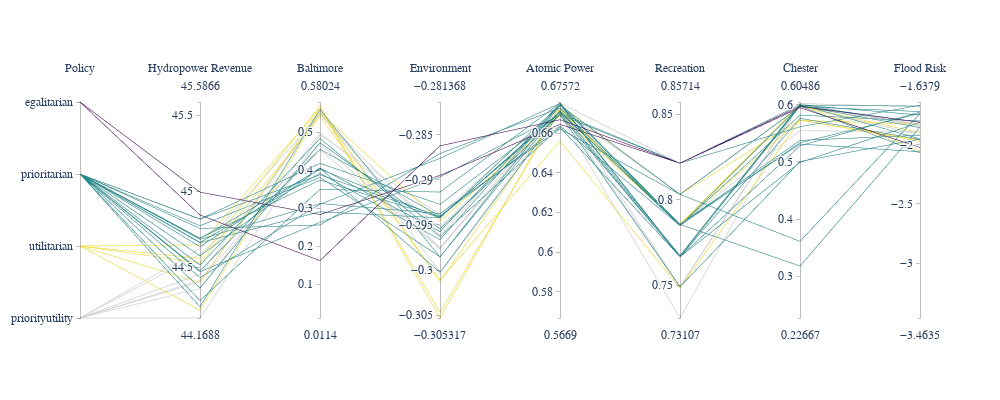

This figure's notebook cell:
### Code cell
df = get_fairness_tradeoffs_df(payoffs)
df = df[(df['rho']==1.2) & (df['gamma']==1)]
df.loc[df.prioritarian_welfare >= 0.90, "top_category"] = 2
df.loc[df.utility >= 0.95, "top_category"] = 1
df.loc[df.gini_index >= 0.95, "top_category"] = 3
df.loc[(df.utility >= 0.95) & (df.prioritarian_welfare >=0.95), "top_category"] = 0

df['top_category'] = df['top_category'].fillna('none')
df1 = df[df['top_category']!='none']
df1 = df1.sort_values(by = 'top_category')
df1.index.rename('decision', inplace = True)
df1 = df1[['utility', 'gini_index', 'prioritarian_welfare', 'top_category']].merge(payoffs, on = 'decision')


selected_payoffs = df1
range_df = payoffs
tick_values = [x*1/(selected_payoffs.shape[0]-1) for x in range(selected_payoffs.shape[0])]
fig = go.Figure(data=
    go.Parcoords(
        line = dict(color = df1['top_category']#np.array(list(range(0,selected_payoffs.shape[0])))
        , colorscale = ['lightgrey', '#FDE725', '#238A8D', '#440154']#'hot_r'#hot_r'#'viridis'##'viridis'
        ),
        dimensions = list([
            dict(range =[0,3],
                #constraintrange = [1,2], # change this range by dragging the pink line
                label = 'Policy', values = list(df1['top_category']), tickvals = [0,1,2, 3],
                ticktext = list(['priorityutility', 'utilitarian', 'prioritarian', 'egalitarian'] )),

            dict(range =[min(range_df['hydropower_revenue']), max(range_df['hydropower_revenue'])],
                #range = [0,1],    
                #constraintrange = [0,0.5], 
                label = 'Hydropower Revenue', values = selected_payoffs['hydropower_revenue']),

            dict(range =[min(range_df['baltimore_discharge']), max(range_df['baltimore_discharge'])],#range = [0,1],    
                #constraintrange = [0,0.5], 
                label = 'Baltimore', values = selected_payoffs['baltimore_discharge']),

            dict(range =[min(range_df['environment']), max(range_df['environment'])],#range = [0,1],    
                #constraintrange = [0,0.5], 
                label = 'Environment', values = selected_payoffs['environment']),

            dict(range =[min(range_df['atomic_power_plant_discharge']), max(range_df['atomic_power_plant_discharge'])],#range = [0,1],    
                #constraintrange = [0,0.5], 
                label = 'Atomic Power', values = selected_payoffs['atomic_power_plant_discharge']),

            dict(range =[min(range_df['recreation']), max(range_df['recreation'])],#range = [0,1],    
                #constraintrange = [0,0.5], 
                label = 'Recreation', values = selected_payoffs['recreation']),

            dict(range =[min(range_df['chester_discharge']), max(range_df['chester_discharge'])],#range = [0,1],
                #constraintrange = [1,2], # change this range by dragging the pink line
                label = 'Chester', values = selected_payoffs['chester_discharge']),

            dict(range =[min(range_df['flood_risk']), max(range_df['flood_risk'])],#range = [0,1],    
                #constraintrange = [0,0.5], 
                label = 'Flood Risk', values = selected_payoffs['flood_risk'])
            
        ])
    )
)
fig.update_layout(width = 1000, height = 400, font_family = "Georgia", font_size = 14,
#title = {'text': "Visualizing tradeoffs among fair policies", 'xanchor': 'center', 'yanchor': 'top', 'x': 0.4, 'y': 0.10}
)
#fig.write_image(f'../visuals/{utility}/A_app_0.5.png')

fig.show()

### Figure 1 — Plotly figure (JSON) as saved in the notebook; plotly's stock layout.template omitted (floating-point values rounded to 4 significant figures)
{"data": [{"dimensions": [{"label": "Policy", "range": [0, 3], "ticktext": ["priorityutility", "utilitarian", "prioritarian", "egalitarian"], "tickvals": [0, 1, 2, 3], "values": [0, 0, 0, 0, 0, 0, 0, 1, 1, 1, 1, 1, 2, 2, 2, 2, 2, 2, 2, 2, 2, 2, 2, 2, 2, 2, 2, 2, 2, 2, 3, 3]}, {"label": "Hydropower Revenue", "range": [44.17, 45.59], "values": [44.62, 44.42, 44.17, 44.59, 44.36, 44.41, 44.46, 44.53, 44.56, 44.4, 44.22, 44.65, 44.76, 44.82, 44.69, 44.52, 44.24, 44.64, 44.47, 44.37, 44.58, 44.48, 44.77, 44.67, 44.28, 44.66, 44.69, 44.43, 44.82, 44.69, 44.99, 44.84]}, {"label": "Baltimore", "range": [0.0114, 0.5802], "values": [0.5483, 0.4699, 0.4932, 0.4537, 0.498, 0.5543, 0.5484, 0.542, 0.5707, 0.5623, 0.552, 0.5634, 0.2564, 0.4186, 0.3129, 0.4839, 0.5607, 0.4065, 0.2632, 0.4734, 0.4058, 0.4557, 0.3818, 0.3927, 0.3501, 0.2911, 0.4035, 0.3112, 0.3884, 0.3748, 0.2838, 0.1625]}, {"label": "Environment", "range": [-0.3053, -0.2814], "values": [-0.2962, -0.2975, -0.2938, -0.2976, -0.2952, -0.3002, -0.2977, -0.3011, -0.3053, -0.3012, -0.2946, -0.3047, -0.2871, -0.2927, -0.2937, -0.2963, -0.2986, -0.2957, -0.2897, -0.2954, -0.3003, -0.294, -0.2985, -0.2966, -0.2914, -0.2942, -0.2942, -0.2876, -0.2941, -0.2942, -0.2895, -0.2862]}, {"label": "Atomic Power", "range": [0.5669, 0.6757], "values": [0.6752, 0.6711, 0.6729, 0.6752, 0.6692, 0.6717, 0.6726, 0.6561, 0.6739, 0.6721, 0.6689, 0.6717, 0.6727, 0.6704, 0.6622, 0.663, 0.6741, 0.6745, 0.6693, 0.6693, 0.6701, 0.6636, 0.6714, 0.6743, 0.6751, 0.6745, 0.6704, 0.675, 0.6694, 0.6709, 0.6644, 0.6668]}, {"label": "Recreation", "range": [0.7311, 0.8571], "values": [0.8214, 0.7493, 0.7675, 0.7493, 0.7311, 0.7857, 0.8032, 0.7486, 0.8032, 0.7857, 0.7857, 0.7857, 0.785, 0.7668, 0.8032, 0.7668, 0.8032, 0.785, 0.8214, 0.7668, 0.8214, 0.785, 0.7675, 0.7857, 0.7857, 0.7668, 0.7857, 0.7668, 0.7493, 0.785, 0.8214, 0.8214]}, {"label": "Chester", "range": [0.2267, 0.6049], "values": [0.6005, 0.6012, 0.5966, 0.6022, 0.6025, 0.5545, 0.5969, 0.5728, 0.5735, 0.5734, 0.6007, 0.5976, 0.5985, 0.5979, 0.5966, 0.499, 0.3608, 0.5819, 0.5997, 0.5763, 0.5615, 0.5336, 0.6007, 0.3176, 0.5313, 0.5281, 0.5376, 0.5992, 0.5006, 0.5983, 0.5949, 0.5972]}, {"label": "Flood Risk", "range": [-3.463, -1.638], "values": [-1.83, -1.836, -1.826, -1.679, -1.847, -1.889, -1.915, -1.825, -1.969, -1.961, -2.052, -1.898, -1.809, -2.069, -1.719, -1.81, -1.736, -1.798, -1.748, -1.955, -1.665, -1.734, -1.95, -1.85, -2.058, -1.722, -1.918, -1.672, -1.951, -1.855, -2.023, -1.809]}], "line": {"color": [0, 0, 0, 0, 0, 0, 0, 1, 1, 1, 1, 1, 2, 2, 2, 2, 2, 2, 2, 2, 2, 2, 2, 2, 2, 2, 2, 2, 2, 2, 3, 3], "colorscale": [[0, "lightgrey"], [0.3333, "#FDE725"], [0.6667, "#238A8D"], [1, "#440154"]]}, "type": "parcoords"}], "layout": {"font": {"family": "Georgia", "size": 14}, "height": 400, "width": 1000}}
